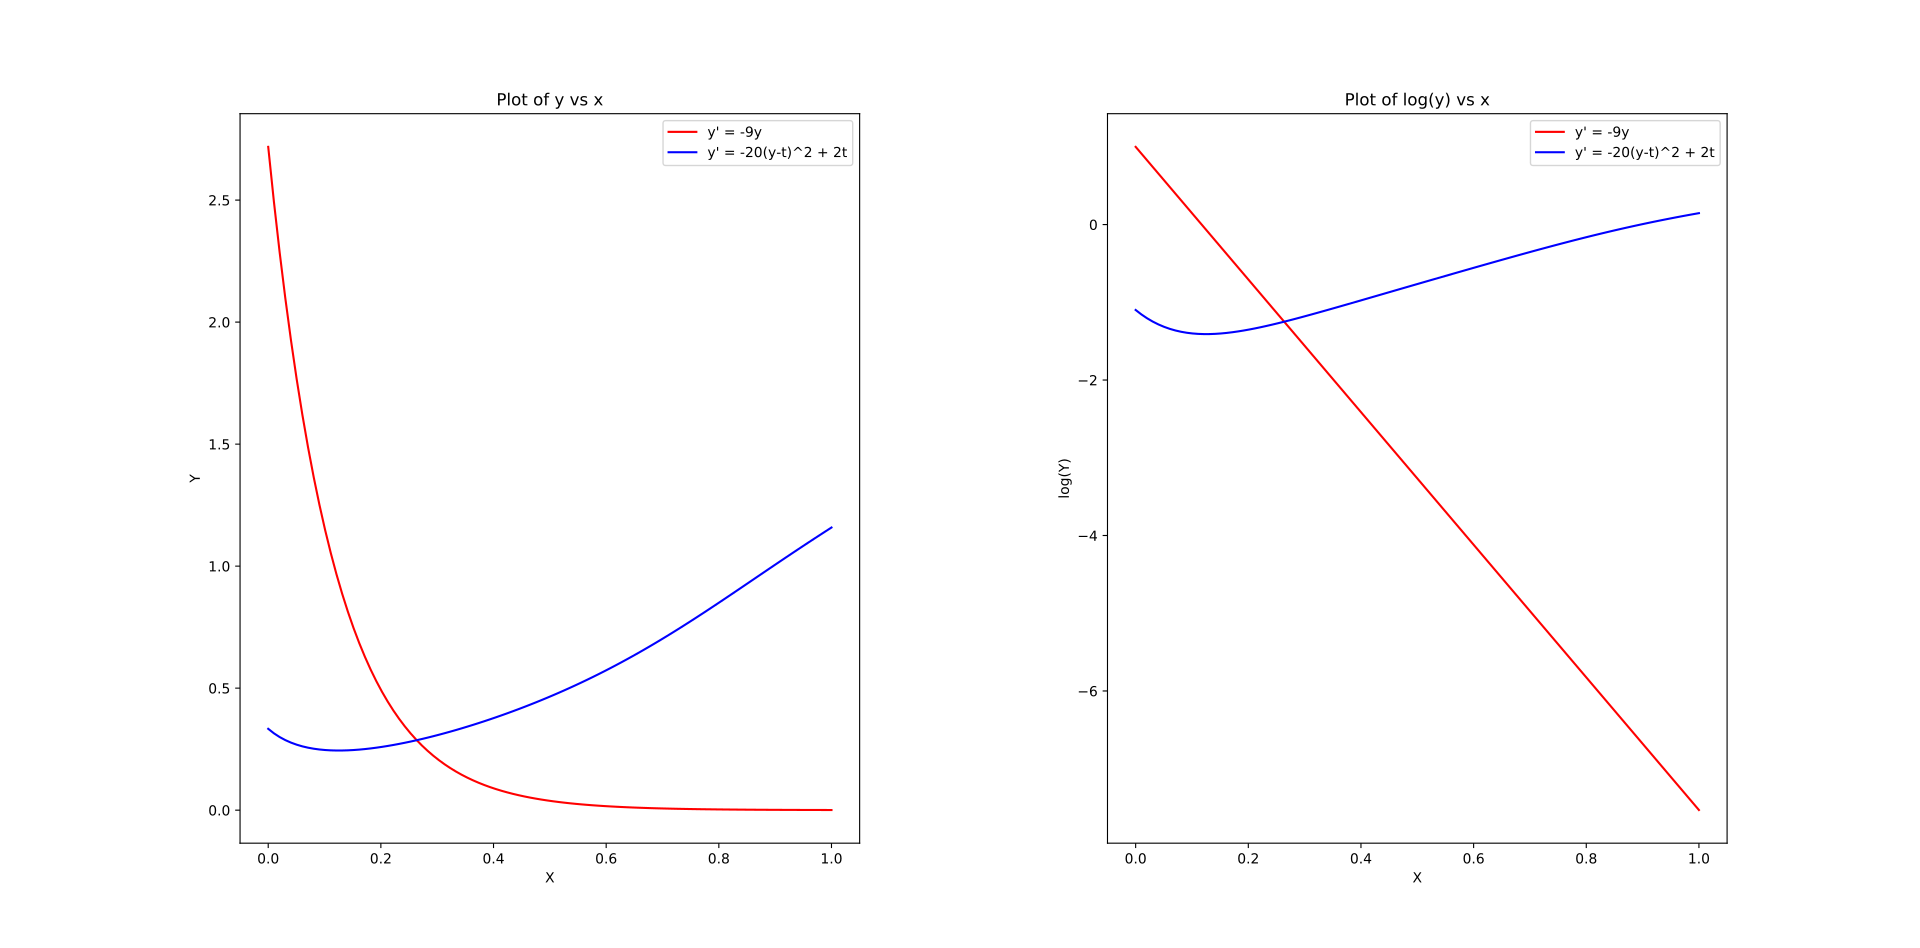

Here is the Python script that generated this plot:
"""
Author: Pruthvi Suryadevara
Email:  pruthvi.suryadevara@tifr.res.in
Solving initial value problem using euler backward integration

"""

import numpy as np
import matplotlib.pyplot as plt
import scipy.optimize as opt
import time

def f1(y,t):     # Definition of the first function 
    return(-9*y)

def f2(y,t):     # Definition of the second function
    return((-20*(y-t)**2)+2*t)



#using backward euler
def cu_backward_euler(f,t0,tn,y0,h):
    """
    Integrates the initial value problem using backward euler method
    Paramaters:
    f: Callable, the function to be integrated
    t0: Double, the lover bound (initial value) of the paramater t
    tn: Double, the upper bound of the paramater t
    y0: Double, the initial value of the solution y
    h: Double, the step size chosen
    Returns
    y: ndarray of doubles, the value of y at evenly spaved points between t0,tn
    """
    hi=np.linspace(t0,tn,1+int((tn-t0)/h))   # defines mesh of t between t0,tn
    y=np.zeros(len(hi))                    # initializes y array to zeros
    y[0]=y0                                # setting initial value of y to y0
    for i in range(len(hi)-1):
        k=opt.newton(lambda x:(h*f(x,hi[i+1]))-x+y[i],y[i])  # solving the backward integral equation using newton raphson method with y[i] as initial value
        y[i+1]=k                           # updating the y[i+1] form the solution of above
    return(y)



# Defining problem paramaters for first and second function
h=0.01
y01=np.exp(1)  #initial value for function 1
y02=1/3        #initial value for function 2
t0=0
tn=1
# Solving first function using the defined function and measuring the time
strt_time=time.time()
y1=cu_backward_euler(f1,t0,tn,y01,h)
end_time=time.time()
print("Time using Nweton-Raphson method for function 1", end_time-strt_time)

# Solving first function using known solution of iteration equation and measuring time
strt_time=time.time()
hi=np.linspace(t0,tn,1+int((tn-t0)/h))
y=np.zeros(len(hi))
y[0]=y01
for i in range(len(hi)-1):    # Appling euler method using known iteration solution
    y[i+1]=(y[i]/(1-(h*9)))
end_time=time.time()
print("Time using the known iteration solution for function 1",end_time-strt_time)

# Solving the second function using the defined function 
y2=cu_backward_euler(f2,t0,tn,y02,h)

# Plotting solutions to both functions
plt.subplot(1,2,1)
plt.subplots_adjust(wspace=0.4,hspace=0.4)
plt.plot(hi,y1,'r',label="y' = -9y")
plt.plot(hi,y2,'b',label="y' = -20(y-t)^2 + 2t")
plt.title("Plot of y vs x")
plt.xlabel("X")
plt.ylabel("Y")
plt.legend()

# Plotting Log(y) vs x as subplot
plt.subplot(1,2,2)
plt.plot(hi,np.log(y1),'r',label="y' = -9y")
plt.plot(hi,np.log(y2),'b',label="y' = -20(y-t)^2 + 2t")
plt.title("Plot of log(y) vs x")
plt.xlabel("X")
plt.ylabel("log(Y)")
plt.legend()
plt.show()
